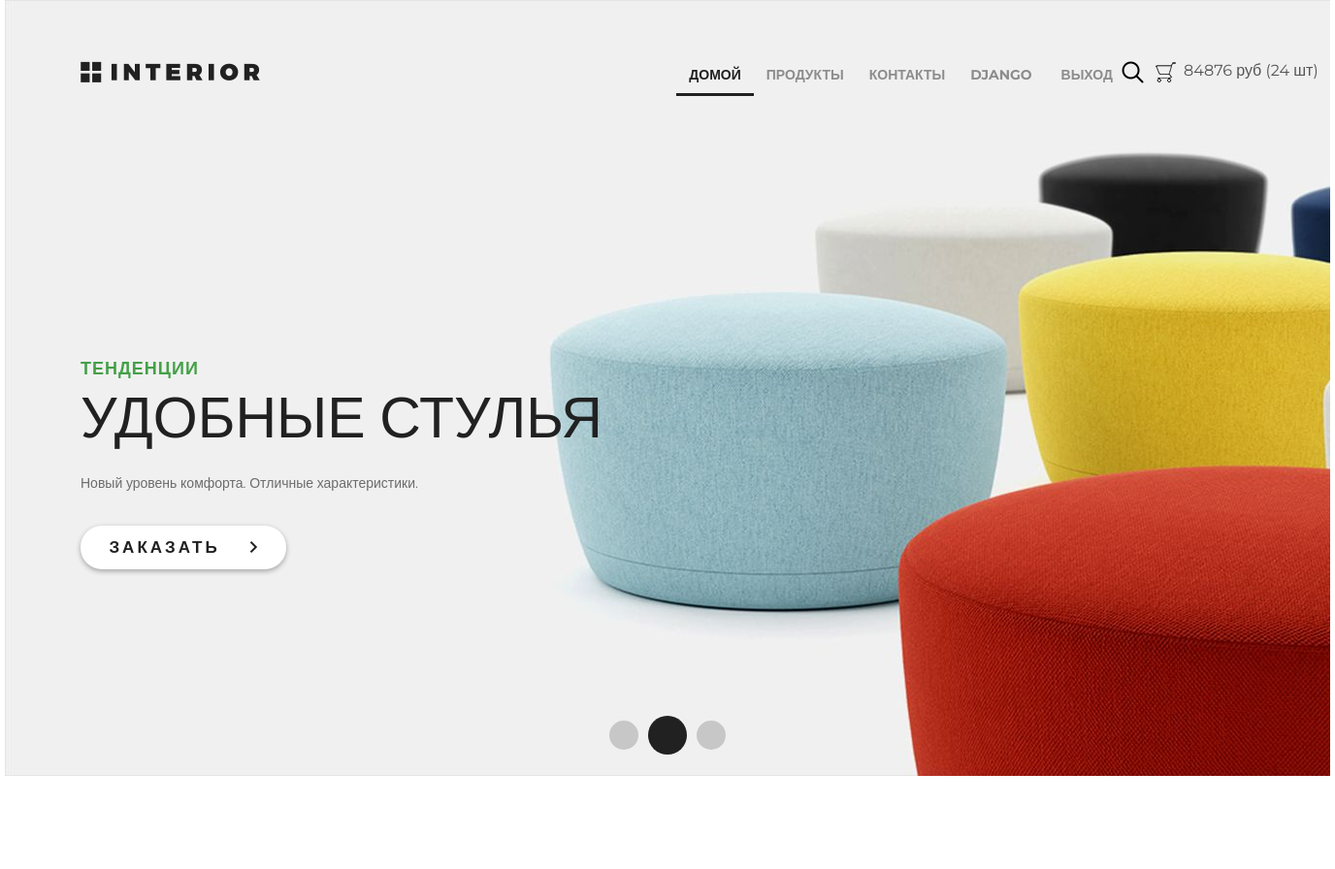
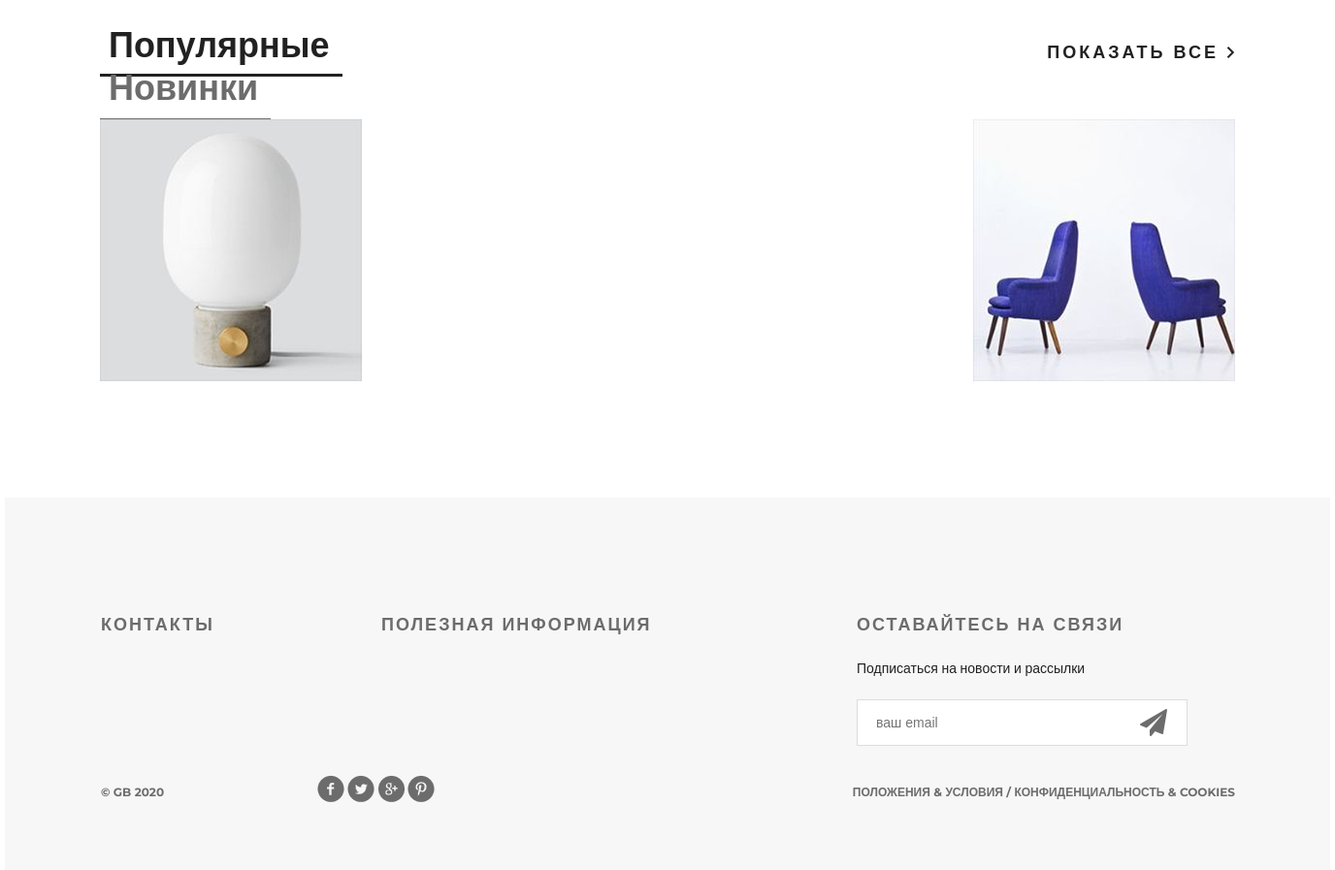
The page / (signed in) on the database its author committed (2 pictures, top to bottom).
### authapp/models.py (models this page shows)
class ShopUser(AbstractUser):
    age = models.PositiveIntegerField('возраст', null=True)
    avatar = models.ImageField('аватар', upload_to='avatars', blank=True)
    def basket_total_cost(self):
        return sum(map(lambda x: x.product_cost, self.basket.all()))
    def basket_total_qty(self):
        return sum(map(lambda x: x.quantity, self.basket.all()))

### basketapp/models.py (models this page shows)
class Basket(models.Model):
    user = models.ForeignKey(get_user_model(), on_delete=models.CASCADE,
                             related_name='basket')
    product = models.ForeignKey(Product, on_delete=models.CASCADE)
    quantity = models.IntegerField('количество', default=0)
    add_datetime = models.DateTimeField('время', auto_now_add=True)
    @property
    def product_cost(self):
        return self.product.price * self.quantity

### mainapp/models.py (models this page shows, shortened)
class Product(models.Model):
    category = models.ForeignKey(ProductsCategory, on_delete=models.CASCADE)
    name = models.CharField('товар', max_length=64)
    image = models.ImageField(upload_to='products_images', blank=True)
    description = models.TextField('описание', blank=True)
    short_desc = models.CharField(
        'краткое описание', max_length=64, blank=True)
    price = models.DecimalField(
        'цена', max_digits=8, decimal_places=2, default=0, null=True)
    quantity = models.PositiveIntegerField('количество на складе', default=0)
    class Meta:
        verbose_name = 'товар'
        verbose_name_plural = 'товары'

### mainapp/views.py (the view)
# urls.py: path('', basketapp.index, name='index'),
def index(request):
    context = {
        'page_title': 'главная',
        'catalog_menu': get_catalog_menu(),
    }
    return render(request, 'mainapp/index.html', context)

### mainapp/views.py (called while the page is built)
def get_catalog_menu():
    return ProductsCategory.objects.all()

### mainapp/templates/mainapp/index.html (shortened to what this page needs)
{% extends 'mainapp/base.html' %}
{% load static %}
{% block container %}
<div class="slider">
    {% include 'mainapp/includes/inc__main_menu.html' %}
    <div class="text-slider">
        <h3 class="green">тенденции</h3>
        <h3 class="big">удобные стулья</h3>
        <p>Новый уровень комфорта. Отличные характеристики.</p>
        <a href="#" class="button-order">
            заказать
            <img src="{% static 'img/arrow.png' %}" alt="" />
        </a>
    </div>
    <div class="navi">
        <a href="#"></a>
        <a href="#"></a>
        <a href="#"></a>
    </div>
</div>
<div class="featured">
    <div class="featured-menu">
        <a class="active" href="#">Популярные</a>
        <a href="#">Новинки</a>
    </div>
    <a class="explore" href="#">
        показать все
        <img src="{% static 'img/arrow.png' %}" alt="" />
    </a>
    <div class="clearfix"></div>
    <div class="tab-content">
        <div class="block">
            <a href="#">
                <img src="{% static 'img/product-1.jpg' %}" alt="" />
            </a>
        </div>
        <div class="block">
            <a href="#">
                <img src="{% static 'img/product-2.jpg' %}" alt="" />
            </a>
        </div>
    </div>
</div>
{% endblock container %}

### mainapp/templates/mainapp/includes/inc__main_menu.html
<div class="header clearfix">
    <a href="{% url 'main:index' %}" class="logo"></a>
    <ul class="menu">
        <li><a href="{% url 'main:index' %}"
               {% if request.resolver_match.url_name == 'index' %}class="active"{% endif %}>домой</a></li>
        <li><a href="{% url 'main:products' %}"
               {% if request.resolver_match.url_name == 'products' or request.resolver_match.url_name == 'category_items' %}class="active"{% endif %}>продукты</a></li>
        <li><a href="{% url 'main:contact' %}"
               {% if request.resolver_match.url_name == 'contact' %}class="active"{% endif %}>контакты</a></li>
        <li>
            {% if user.is_authenticated %}
                <a href="{% url 'auth:update' %}">
                    {{ user.first_name|default:'пользователь'|title }}
                </a>
                <a href="{% url 'authapp:logout' %}">
                    выход
                </a>
            {% else %}
                <a href="{% url 'authapp:login' %}">
                    вход
                </a>
            {% endif %}
        </li>
    </ul>
    <a href="#" class="search"></a>
    <a href="{% url 'basket:index' %}" class="basket">
        <span>{{ user.basket_total_cost|floatformat:0 }} руб ({{ user.basket_total_qty }} шт)</span>
    </a>
</div>

### static/css/style.css (style rules this page uses)
* { margin: 0; padding: 0; }
body { font-family: 'Montserrat', sans-serif; }
html, body { height: 100%; }
.slider { height: 800px; background-image: url(/static/img/slider.jpg); padding-left: 78px; padding-right: 211px; position: relative; }
.logo { background-image: url(/static/img/logo.png); margin-top: 63px; width: 185px; height: 22px; float: left; }
.menu { list-style-type: none; margin-top: 67px; float: right; }
.menu li { float: left; }
.menu a { color: #8c8c8c; font-size: 14px; font-weight: 700; text-align: right; text-transform: uppercase; text-decoration: none; padding: 10px 13px; }
.menu .active { color: #212121; font-weight: 700; border-bottom: 3px solid #212121; }
.search { display: block; width: 23px; height: 23px; background-image: url(/static/img/search.png); position: absolute; top: 63px; left: 1151px; }
.basket { display: block; width: 23px; height: 23px; background-image: url(/static/img/basket.png); position: absolute; top: 63px; left: 1185px; text-decoration: none; color: #555; }
.basket span { display: block; margin-left: 30px; width: 150px; }
.clearfix:after { content: ""; display: block; clear: both; }
.text-slider { margin-top: 288px; position: absolute; }
.text-slider p { color: #6c6c6c; font-size: 14px; text-align: left; width: 458px; line-height: 24px; }
.button-order { background-color: #ffffff; box-shadow: 0px 2px 4.85px 0.15px rgba(33, 33, 33, 0.35); width: 212px; height: 45px; display: block; text-transform: uppercase; text-align: center; border-radius: 22px; text-decoration: none; color: #212121; font-size: 17px; font-weight: 700; line-height: 45px; margin-top: 32px; letter-spacing: 3px; }
.button-order img { padding-left: 22px; }
.green { text-transform: uppercase; color: #43a047; font-size: 18px; font-weight: 700; text-align: left; margin-bottom: 22px; line-height: 13px; letter-spacing: 1px; }
.big { color: #212121; font-size: 59px; line-height: 43px; text-transform: uppercase; font-weight: 100; margin-bottom: 34px; }
.navi { position: absolute; bottom: 22px; right: 618px; display: flex; width: 130px; height: 40px; justify-content: space-between; align-items: center; }
.navi a { display: block; width: 30px; height: 30px; border-radius: 50%; background-color: rgba(33, 33, 33, 0.2); float: left; margin: 0px 5px; }
.navi a:nth-child(2) { display: block; width: 40px; height: 40px; border-radius: 50%; background-color: #212121; float: left; margin: 0px; }
.featured { padding-left: 98px; padding-right: 98px; }
.featured-menu { margin-top: 120px; width: 300px; height: 49px; float: left; }
.featured-menu a { color: #6c6c6c; font-size: 36px; font-weight: 700; text-align: left; text-decoration: none; border-bottom: 1px solid #6c6c6c; padding-bottom: 10px; padding-right: 13px; padding-left: 9px; }
.featured-menu .active { font-size: 36px; font-weight: 700; text-align: left; color: #212121; border-bottom: 3px solid #212121; padding-bottom: 8px; }
.explore { text-transform: uppercase; color: #212121; font-size: 18px; font-weight: 700; line-height: 24px; text-align: center; float: right; margin-top: 138px; letter-spacing: 3px; text-decoration: none; }
.tab-content { margin-top: 50px; display: flex; justify-content: space-between; margin-bottom: 120px; }
.tab-content .block { height: 270px; width: 270px; position: relative; }

### rows shown on the page
ShopUser: first_name "DJANGO", basket_total_cost "84876", basket_total_qty "24"
